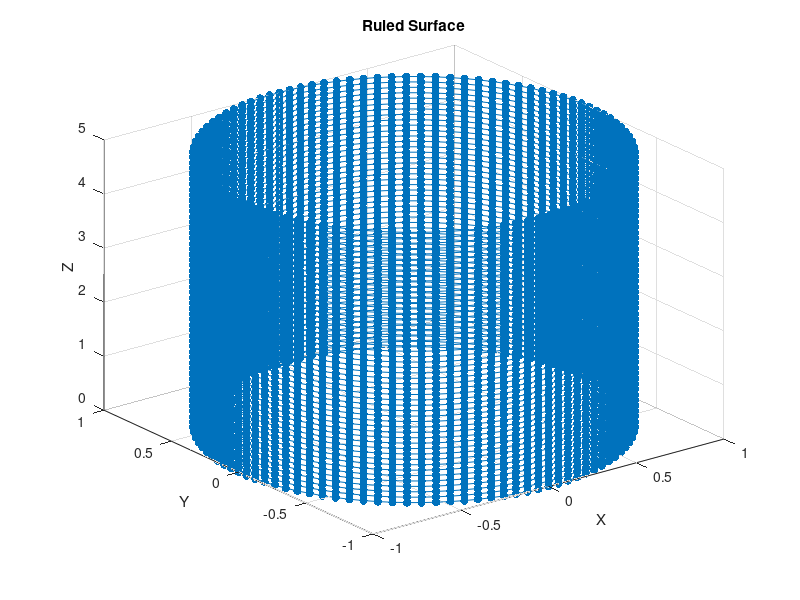

Here is the MATLAB script that generated this plot:

fid = fopen('General Cylinder.txt', 'r');
if fid == -1
    error('Unable to open file');
end

% Read the data from the file
data = fscanf(fid, '(%f, %f, %f)\n', [3, Inf]);
fclose(fid);

% Transpose the data matrix
data = data';

% Plot the points
scatter3(data(:, 1), data(:, 2), data(:, 3), 'filled');
xlabel('X');
ylabel('Y');
zlabel('Z');
title('Ruled Surface');

% Optionally, connect the points to visualize the surface
hold on;
plot3(data(:, 1), data(:, 2), data(:, 3));
hold off;
